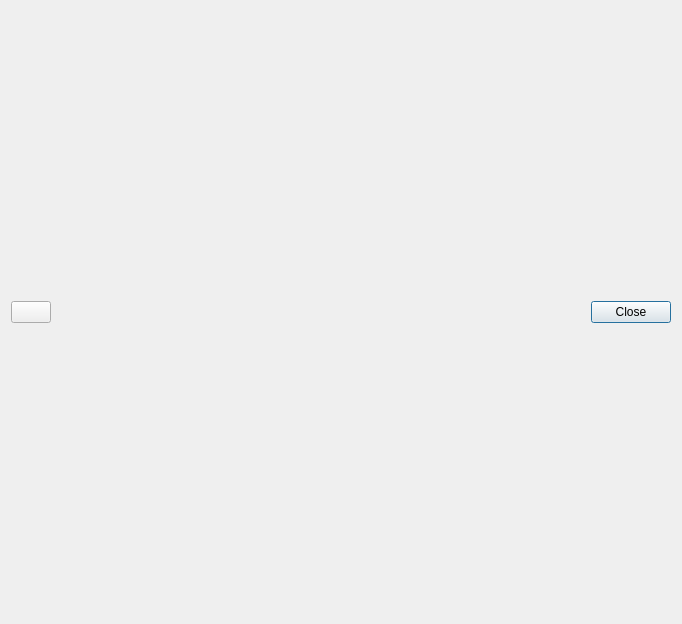
<?xml version="1.0" encoding="UTF-8"?>
<ui version="4.0">
 <class>HelpBrowser</class>
 <widget class="QDialog" name="HelpBrowser">
  <property name="geometry">
   <rect>
    <x>0</x>
    <y>0</y>
    <width>682</width>
    <height>624</height>
   </rect>
  </property>
  <property name="windowTitle">
   <string>The kueue Handbook</string>
  </property>
  <property name="windowIcon">
   <iconset resource="../../kueue.qrc">
    <normaloff>:/icons/app/kueue32.png</normaloff>:/icons/app/kueue32.png</iconset>
  </property>
  <layout class="QGridLayout" name="gridLayout_2">
   <item row="1" column="1">
    <spacer name="horizontalSpacer">
     <property name="orientation">
      <enum>Qt::Horizontal</enum>
     </property>
     <property name="sizeHint" stdset="0">
      <size>
       <width>601</width>
       <height>20</height>
      </size>
     </property>
    </spacer>
   </item>
   <item row="1" column="2">
    <widget class="QPushButton" name="closeButton">
     <property name="text">
      <string>Close</string>
     </property>
    </widget>
   </item>
   <item row="1" column="0">
    <widget class="QPushButton" name="backButton">
     <property name="text">
      <string/>
     </property>
     <property name="icon">
      <iconset resource="../../kueue.qrc">
       <normaloff>:/icons/menus/back.png</normaloff>:/icons/menus/back.png</iconset>
     </property>
    </widget>
   </item>
   <item row="0" column="0" colspan="3">
    <layout class="QGridLayout" name="browserLayout"/>
   </item>
  </layout>
 </widget>
 <resources>
  <include location="../../kueue.qrc"/>
 </resources>
 <connections/>
</ui>
